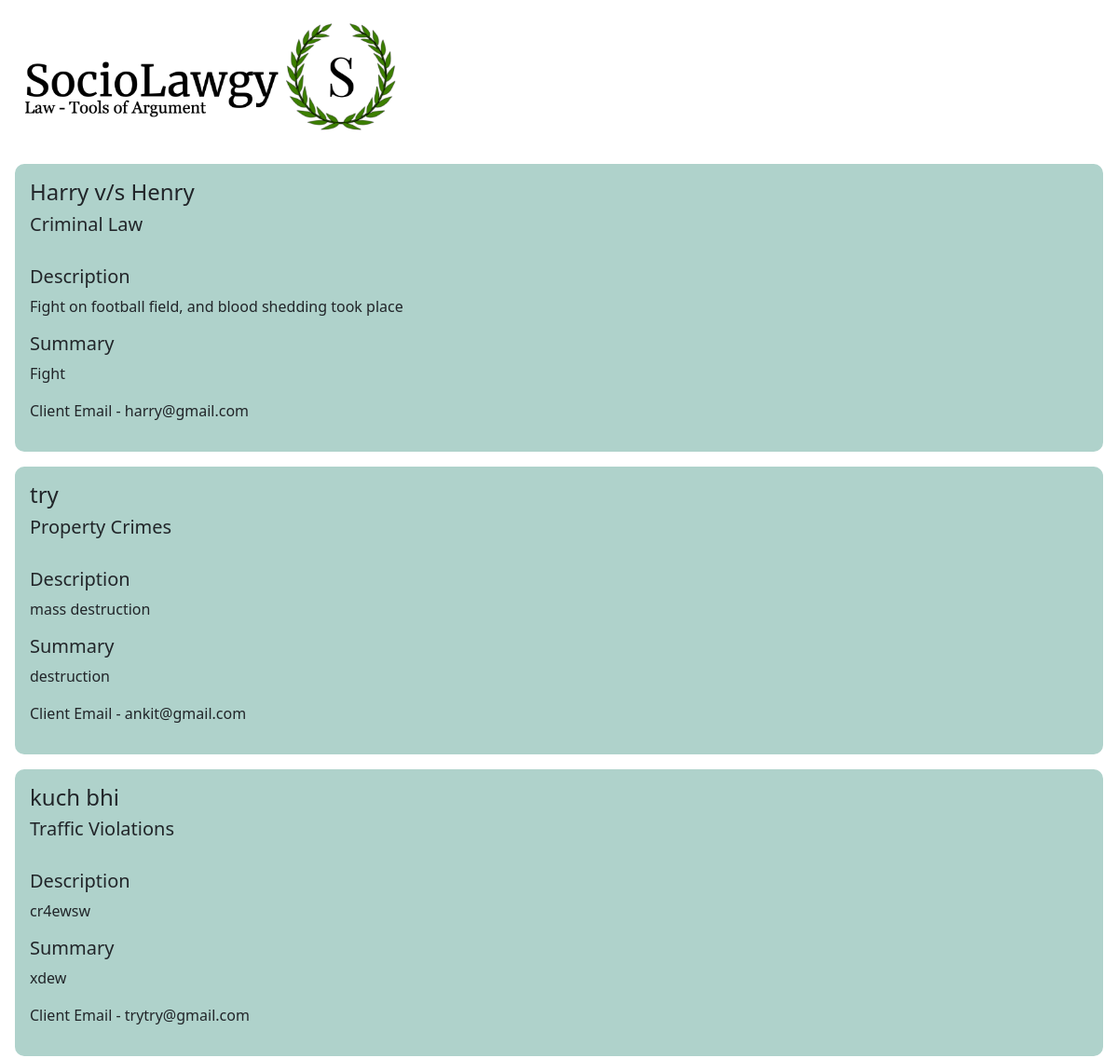
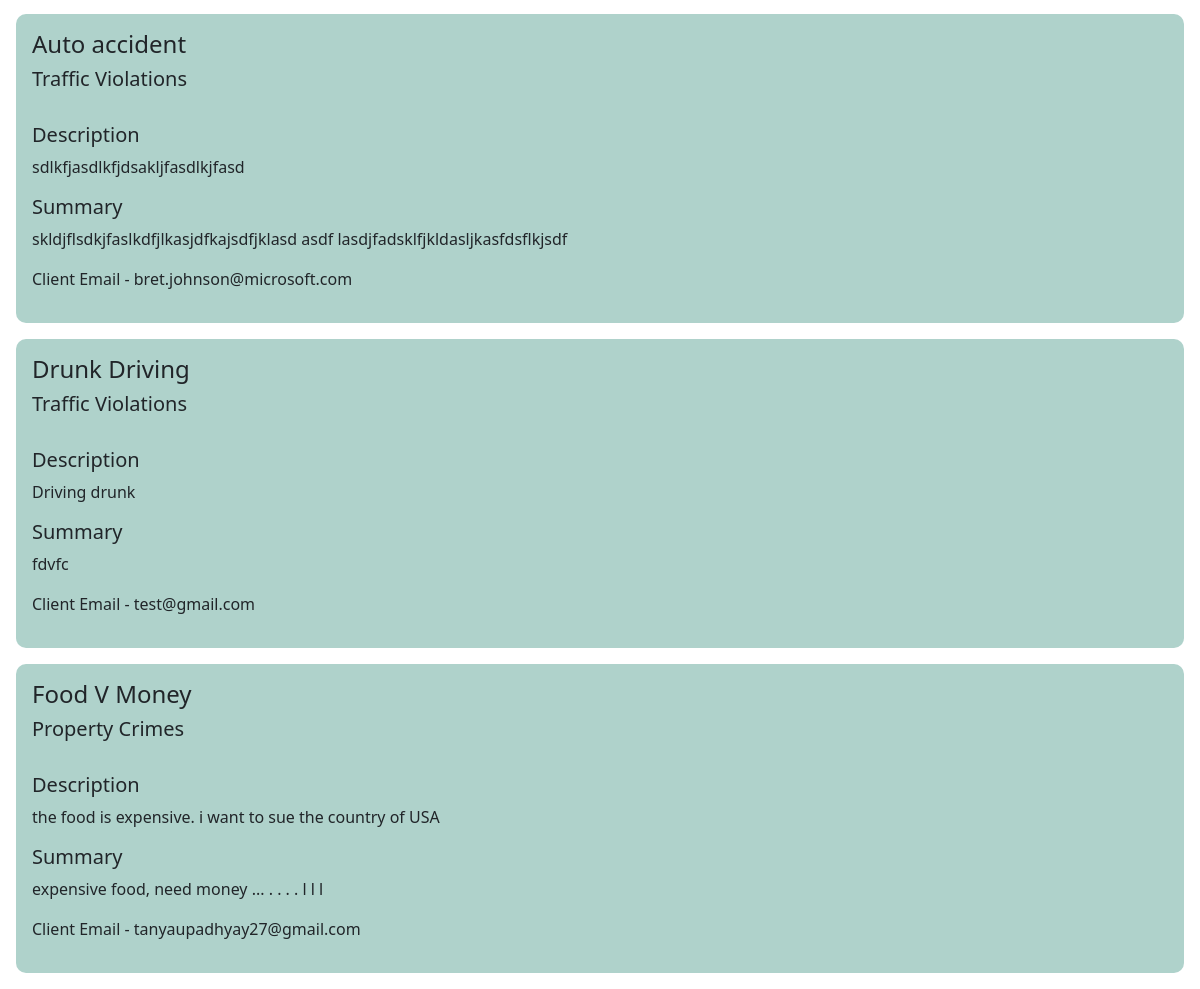
The page /lawyer_dashboard/1 on the database its author committed (2 pictures, top to bottom).
### backend/models.py (models this page shows)
class Case(db.Model):
    __tablename__ = 'cases'
    id = db.Column(db.Integer, primary_key=True)
    name = db.Column(db.String(100), nullable=False)
    case_type = db.Column(db.String(100), nullable=False)
    description = db.Column(db.Text, nullable=False)
    summary = db.Column(db.Text, nullable=False)
    client_id = db.Column(db.Integer, db.ForeignKey('clients.id'))
    lawyer_id = db.Column(db.Integer, db.ForeignKey('lawyers.id'), nullable=True)

class Client(db.Model):
    __tablename__ = 'clients'
    id = db.Column(db.Integer, primary_key=True)
    name = db.Column(db.String(100), nullable=False)
    email = db.Column(db.String(100), nullable=False, unique=True)
    password = db.Column(db.String(100), nullable=False)
    cases = db.relationship('Case', backref=db.backref('clients'))

### app.py (the view)
@app.get('/lawyer_dashboard/<int:id>')
def lawyerDashboard(id):
    lawyer = Lawyer.query.filter_by(id=id).first()
    clients =  Client.query.all()
    return render_template('lawyer_dashboard.html', lawyer=lawyer, clients=clients)

### templates/lawyer_dashboard.html (shortened to what this page needs)
<!DOCTYPE html>
<html lang="en">
<head>
    <link rel="stylesheet" href="../static/css/login.css">
    <link rel="stylesheet" href="https://cdn.jsdelivr.net/npm/bootstrap@5.3.2/dist/css/bootstrap.min.css">
</head>
<body>
    <header>
        <div class="logo">
            <img src="../static/images/fullLogo.png" alt="Law - Tools of Argument">
        </div>
    </header>
    <div My Cases>
        {% for case in lawyer.cases %}
        <div class="m-3 p-3" style="background-color: rgb(175, 210, 203); border-radius: 10px;">
            <h4>{{case.name}}</h4>
            <h5>{{case.case_type}}</h5>
            <br>
            <h5>Description</h5>
            <p>{{case.description}}</p>
            <h5>Summary</h5>
            <p>{{case.summary}}</p>
            <p> Client Email - {{clients[case.client_id - 1].email}}</p>
        </div>
        {% endfor %}
    </div>
</body>
</html>

### static/css/login.css (style rules this page uses)
body { margin: 0; font-family: 'Times New Roman', Times, serif; }
header { display: flex; justify-content: space-between; align-items: center; background-color: #ffffff; height: 20vh; }
.logo img { height: 150px; width: auto; }

### rows shown on the page
Case: name "Harry v/s Henry", case_type "Criminal Law", description "Fight on football field, and blood shedding took place", summary "Fight"
Client: email "harry@gmail.com"
Case: name "try", case_type "Property Crimes", description "mass destruction", summary "destruction"
Client: email "ankit@gmail.com"
Case: name "kuch bhi", case_type "Traffic Violations", description "cr4ewsw", summary "xdew"
Client: email "trytry@gmail.com"
Case: name "Auto accident", case_type "Traffic Violations", description "sdlkfjasdlkfjdsakljfasdlkjfasd", summary "skldjflsdkjfaslkdfjlkasjdfkajsdfjklasd asdf lasdjfadsklfjkldasljkasfdsflkjsdf"
Client: email "bret.johnson@microsoft.com"
Case: name "Drunk Driving", case_type "Traffic Violations", description "Driving drunk", summary "fdvfc"
Client: email "test@gmail.com"
Case: name "Food V Money", case_type "Property Crimes", description "the food is expensive. i want to sue the country of USA", summary "expensive food, need money ... . . . . l l l"
Client: email "tanyaupadhyay27@gmail.com"
